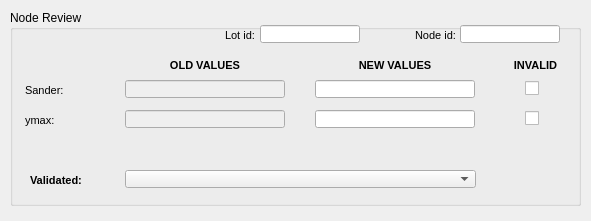
<?xml version="1.0" encoding="UTF-8"?>
<ui version="4.0">
 <class>review_audit_node</class>
 <widget class="QDialog" name="review_audit_node">
  <property name="geometry">
   <rect>
    <x>0</x>
    <y>0</y>
    <width>591</width>
    <height>221</height>
   </rect>
  </property>
  <property name="sizePolicy">
   <sizepolicy hsizetype="Preferred" vsizetype="Preferred">
    <horstretch>0</horstretch>
    <verstretch>0</verstretch>
   </sizepolicy>
  </property>
  <property name="windowTitle">
   <string>Review audit node</string>
  </property>
  <widget class="QGroupBox" name="groupBox">
   <property name="geometry">
    <rect>
     <x>10</x>
     <y>10</y>
     <width>571</width>
     <height>196</height>
    </rect>
   </property>
   <property name="title">
    <string>Node Review</string>
   </property>
   <widget class="QLineEdit" name="node_id">
    <property name="enabled">
     <bool>true</bool>
    </property>
    <property name="geometry">
     <rect>
      <x>450</x>
      <y>15</y>
      <width>100</width>
      <height>18</height>
     </rect>
    </property>
    <property name="font">
     <font>
      <family>Arial</family>
      <italic>false</italic>
     </font>
    </property>
    <property name="text">
     <string/>
    </property>
    <property name="maxLength">
     <number>500</number>
    </property>
    <property name="echoMode">
     <enum>QLineEdit::Normal</enum>
    </property>
   </widget>
   <widget class="QLabel" name="id_label">
    <property name="geometry">
     <rect>
      <x>405</x>
      <y>15</y>
      <width>51</width>
      <height>21</height>
     </rect>
    </property>
    <property name="font">
     <font>
      <family>Arial</family>
      <pointsize>8</pointsize>
      <weight>50</weight>
      <bold>false</bold>
     </font>
    </property>
    <property name="text">
     <string>Node id:</string>
    </property>
   </widget>
   <widget class="QLabel" name="old_values">
    <property name="geometry">
     <rect>
      <x>115</x>
      <y>45</y>
      <width>160</width>
      <height>21</height>
     </rect>
    </property>
    <property name="font">
     <font>
      <family>Arial</family>
      <pointsize>8</pointsize>
      <weight>75</weight>
      <bold>true</bold>
     </font>
    </property>
    <property name="text">
     <string>OLD VALUES</string>
    </property>
    <property name="alignment">
     <set>Qt::AlignCenter</set>
    </property>
   </widget>
   <widget class="QLabel" name="new_values">
    <property name="geometry">
     <rect>
      <x>305</x>
      <y>45</y>
      <width>160</width>
      <height>21</height>
     </rect>
    </property>
    <property name="font">
     <font>
      <family>Arial</family>
      <pointsize>8</pointsize>
      <weight>75</weight>
      <bold>true</bold>
     </font>
    </property>
    <property name="text">
     <string>NEW VALUES</string>
    </property>
    <property name="alignment">
     <set>Qt::AlignCenter</set>
    </property>
   </widget>
   <widget class="QLabel" name="label_y1">
    <property name="geometry">
     <rect>
      <x>15</x>
      <y>70</y>
      <width>91</width>
      <height>21</height>
     </rect>
    </property>
    <property name="font">
     <font>
      <family>Arial</family>
      <pointsize>8</pointsize>
      <weight>50</weight>
      <bold>false</bold>
     </font>
    </property>
    <property name="text">
     <string>Sander:</string>
    </property>
   </widget>
   <widget class="QLineEdit" name="old_sander">
    <property name="enabled">
     <bool>false</bool>
    </property>
    <property name="geometry">
     <rect>
      <x>115</x>
      <y>70</y>
      <width>160</width>
      <height>18</height>
     </rect>
    </property>
    <property name="styleSheet">
     <string notr="true"/>
    </property>
   </widget>
   <widget class="QLineEdit" name="new_sander">
    <property name="geometry">
     <rect>
      <x>305</x>
      <y>70</y>
      <width>160</width>
      <height>18</height>
     </rect>
    </property>
    <property name="styleSheet">
     <string notr="true"/>
    </property>
   </widget>
   <widget class="QLineEdit" name="old_ymax">
    <property name="enabled">
     <bool>false</bool>
    </property>
    <property name="geometry">
     <rect>
      <x>115</x>
      <y>100</y>
      <width>160</width>
      <height>18</height>
     </rect>
    </property>
    <property name="styleSheet">
     <string notr="true"/>
    </property>
   </widget>
   <widget class="QLabel" name="label_y2">
    <property name="geometry">
     <rect>
      <x>15</x>
      <y>100</y>
      <width>91</width>
      <height>21</height>
     </rect>
    </property>
    <property name="font">
     <font>
      <family>Arial</family>
      <pointsize>8</pointsize>
      <weight>50</weight>
      <bold>false</bold>
     </font>
    </property>
    <property name="text">
     <string>ymax:</string>
    </property>
   </widget>
   <widget class="QLineEdit" name="new_ymax">
    <property name="geometry">
     <rect>
      <x>305</x>
      <y>100</y>
      <width>160</width>
      <height>18</height>
     </rect>
    </property>
    <property name="styleSheet">
     <string notr="true"/>
    </property>
   </widget>
   <widget class="QLabel" name="new_values_2">
    <property name="geometry">
     <rect>
      <x>495</x>
      <y>45</y>
      <width>61</width>
      <height>21</height>
     </rect>
    </property>
    <property name="font">
     <font>
      <family>Arial</family>
      <pointsize>8</pointsize>
      <weight>75</weight>
      <bold>true</bold>
     </font>
    </property>
    <property name="text">
     <string>INVALID</string>
    </property>
    <property name="alignment">
     <set>Qt::AlignCenter</set>
    </property>
   </widget>
   <widget class="QCheckBox" name="isinvalid_sander">
    <property name="geometry">
     <rect>
      <x>515</x>
      <y>70</y>
      <width>21</width>
      <height>17</height>
     </rect>
    </property>
    <property name="text">
     <string/>
    </property>
   </widget>
   <widget class="QCheckBox" name="isinvalid_ymax">
    <property name="geometry">
     <rect>
      <x>515</x>
      <y>100</y>
      <width>21</width>
      <height>17</height>
     </rect>
    </property>
    <property name="text">
     <string/>
    </property>
   </widget>
   <widget class="QLabel" name="label_review_status">
    <property name="geometry">
     <rect>
      <x>215</x>
      <y>15</y>
      <width>40</width>
      <height>21</height>
     </rect>
    </property>
    <property name="font">
     <font>
      <family>Arial</family>
      <pointsize>8</pointsize>
      <weight>50</weight>
      <bold>false</bold>
     </font>
    </property>
    <property name="text">
     <string>Lot id:</string>
    </property>
   </widget>
   <widget class="QLineEdit" name="lot_id">
    <property name="geometry">
     <rect>
      <x>250</x>
      <y>15</y>
      <width>100</width>
      <height>18</height>
     </rect>
    </property>
    <property name="styleSheet">
     <string notr="true"/>
    </property>
   </widget>
  </widget>
  <widget class="QComboBox" name="is_validated">
   <property name="geometry">
    <rect>
     <x>125</x>
     <y>170</y>
     <width>351</width>
     <height>18</height>
    </rect>
   </property>
   <property name="frame">
    <bool>true</bool>
   </property>
  </widget>
  <widget class="QLabel" name="label_review_status_2">
   <property name="geometry">
    <rect>
     <x>30</x>
     <y>170</y>
     <width>51</width>
     <height>21</height>
    </rect>
   </property>
   <property name="font">
    <font>
     <family>Arial</family>
     <pointsize>8</pointsize>
     <weight>75</weight>
     <bold>true</bold>
    </font>
   </property>
   <property name="text">
    <string>Validated:</string>
   </property>
  </widget>
 </widget>
 <resources/>
 <connections/>
</ui>
